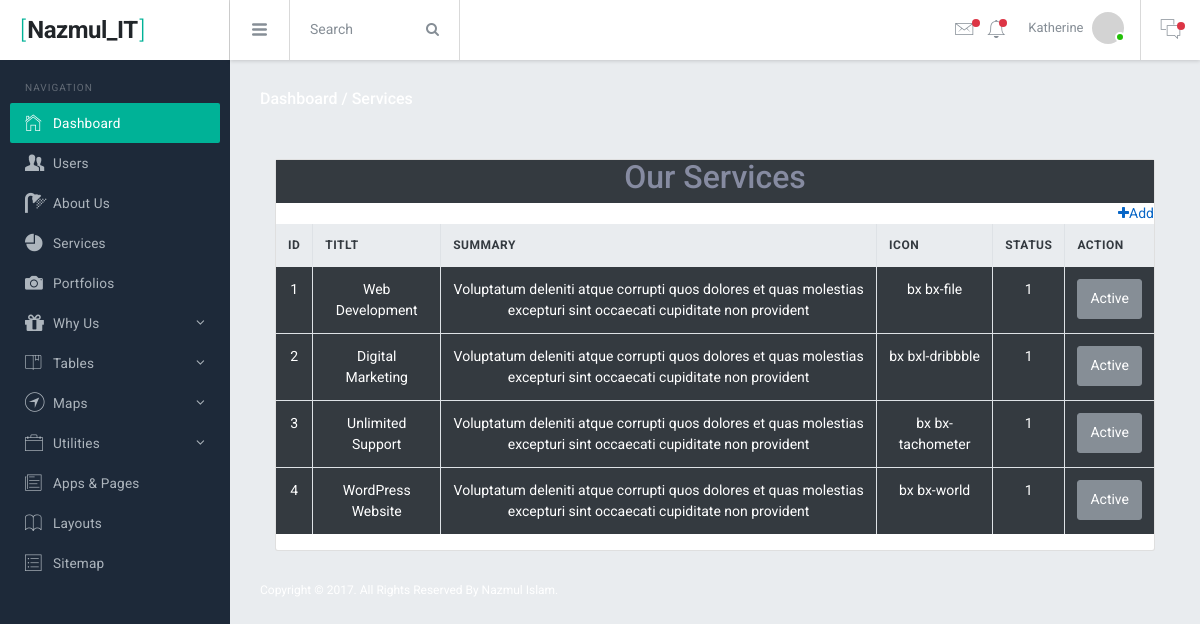
The app's page /Dashboard/service.php (signed in) with its own data.
### tables this page shows
CREATE TABLE `services` (
  `id` int(10) UNSIGNED NOT NULL,
  `title` varchar(255) DEFAULT NULL,
  `description` text DEFAULT NULL,
  `icon` varchar(255) DEFAULT NULL,
  `status` tinyint(11) NOT NULL DEFAULT 1
);

### Dashboard/service.php (the view, shortened to what this page needs)
<?php
  require_once'../db.php';
  $select="SELECT * FROM services";
  $services=mysqli_query($db, $select);
  include'include/header.php';
?>
<div class="br-mainpanel">
  <div class="pd-30">
    <h6 class="tx-gray-800 mg-b-5">
      <a class="tx-white" href="dashboard.php">Dashboard /</a>
      <a class="tx-white" href="#">Services</a>
    </h6>
  </div>
  <div class="br-pagebody mg-t-5 pd-x-30">
    <div class="col-12 m-auto">
      <div class="card mt-sm-3">
        <table class="table table-bordered mt-30 text-center">
          <div class="text-center bg-dark">
            <h2>Our Services</h2>
          </div>
            <a class="text-right" href="add-service.php"><i class="fa fa-plus"></i>Add</a>
          <thead class="thead-light">
            <tr>
              <th>ID</th>
              <th>Titlt</th>
              <th>Summary</th>
              <th>Icon</th>
              <th>Status</th>
              <th>Action</th>
            </tr>
          </thead>
          <tbody class="tx-white">
            <?php
              foreach ($services as $key => $service) {
                ?>
              <tr>
                <td class="bg-dark"><?php echo ++$key?></td>
                <td class="bg-dark"><?php echo $service['title'];?></td>
                <td class="bg-dark"><?php echo $service['description'];?></td>
                <td class="bg-dark"><?php echo $service['icon'];?></td>
                <td class="bg-dark"><?php echo $service['status'];?></td>
                <td class="bg-dark"><?php
                      if ($service['status']==1) {
                        ?>
                        <a href="status.php?status_id=<?php echo $service['id']?>" class="btn btn-secondary">Active</a>
                        <?php
                      }else{
                        ?>
                        <a href="status.php?status_id=<?php echo $service['id']?>" class="btn btn-danger">Deactive</a>
                        <?php
                      }
                    ?>
                </td>
              </tr>
              <?php
              }
            ?>
          </tbody>
        </table>
      </div>
    </div>
  </div>
  <footer class="br-footer">
  <div class="footer-left">
    <div class="tx-white" class="mg-b-2">Copyright &copy; 2017. All Rights Reserved By Nazmul Islam.</div>
  </div>
</footer>
</div>
<?php include'include/footer.php'?>

### Dashboard/include/header.php (style rules this page uses)
body { background:url(https://images.pexels.com/photos/36487/above-adventure-aerial-air.jpg?auto=compress&cs=tinysrgb&dpr=2&h=650&w=940); }

### records on screen
services: title "Web Development", description "Voluptatum deleniti atque corrupti quos dolores et quas molestias excepturi sint occaecati cupiditate non provident", icon "bx bx-file", status "1"
services: title "Digital Marketing", description "Voluptatum deleniti atque corrupti quos dolores et quas molestias excepturi sint occaecati cupiditate non provident", icon "bx bxl-dribbble", status "1"
services: title "Unlimited Support", description "Voluptatum deleniti atque corrupti quos dolores et quas molestias excepturi sint occaecati cupiditate non provident", icon "bx bx-tachometer", status "1"
services: title "WordPress Website", description "Voluptatum deleniti atque corrupti quos dolores et quas molestias excepturi sint occaecati cupiditate non provident", icon "bx bx-world", status "1"
